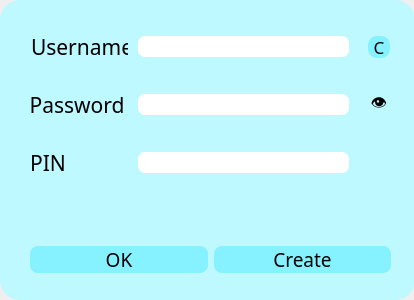
<?xml version="1.0" encoding="UTF-8"?>
<ui version="4.0">
 <class>Dialog</class>
 <widget class="QDialog" name="Dialog">
  <property name="geometry">
   <rect>
    <x>0</x>
    <y>0</y>
    <width>414</width>
    <height>300</height>
   </rect>
  </property>
  <property name="windowTitle">
   <string>Dialog</string>
  </property>
  <widget class="QFrame" name="frame">
   <property name="geometry">
    <rect>
     <x>0</x>
     <y>0</y>
     <width>415</width>
     <height>300</height>
    </rect>
   </property>
   <property name="font">
    <font>
     <family>Bahnschrift Light</family>
    </font>
   </property>
   <property name="styleSheet">
    <string notr="true">background-color: rgb(190, 249, 255);
border-radius: 20;</string>
   </property>
   <property name="frameShape">
    <enum>QFrame::StyledPanel</enum>
   </property>
   <property name="frameShadow">
    <enum>QFrame::Raised</enum>
   </property>
   <widget class="QWidget" name="horizontalLayoutWidget">
    <property name="geometry">
     <rect>
      <x>30</x>
      <y>220</y>
      <width>361</width>
      <height>80</height>
     </rect>
    </property>
    <layout class="QHBoxLayout" name="horizontalLayout">
     <item>
      <widget class="QPushButton" name="cancel_button">
       <property name="font">
        <font>
         <family>Bahnschrift Light</family>
         <pointsize>14</pointsize>
        </font>
       </property>
       <property name="styleSheet">
        <string notr="true">QPushButton{
background-color: rgba(0, 221, 255, 75);
border-radius:8px;
}
QPushButton:hover {
 background-color: rgba(0, 221, 255, 150);
}</string>
       </property>
       <property name="text">
        <string>OK</string>
       </property>
      </widget>
     </item>
     <item>
      <widget class="QPushButton" name="create_button">
       <property name="font">
        <font>
         <family>Bahnschrift Light</family>
         <pointsize>14</pointsize>
        </font>
       </property>
       <property name="styleSheet">
        <string notr="true">
QPushButton{
background-color: rgba(0, 221, 255, 75);
border-radius:8px;
}
QPushButton:hover {
 background-color: rgba(0, 221, 255, 150);
}</string>
       </property>
       <property name="text">
        <string>Create</string>
       </property>
      </widget>
     </item>
    </layout>
   </widget>
   <widget class="QLabel" name="error_label">
    <property name="geometry">
     <rect>
      <x>0</x>
      <y>200</y>
      <width>415</width>
      <height>20</height>
     </rect>
    </property>
    <property name="font">
     <font>
      <family>Bahnschrift Light</family>
      <pointsize>14</pointsize>
     </font>
    </property>
    <property name="text">
     <string/>
    </property>
    <property name="alignment">
     <set>Qt::AlignCenter</set>
    </property>
   </widget>
   <widget class="QLabel" name="label_2">
    <property name="geometry">
     <rect>
      <x>31</x>
      <y>92</y>
      <width>92</width>
      <height>25</height>
     </rect>
    </property>
    <property name="font">
     <font>
      <family>Bahnschrift Light</family>
      <pointsize>16</pointsize>
     </font>
    </property>
    <property name="text">
     <string>Password</string>
    </property>
    <property name="alignment">
     <set>Qt::AlignCenter</set>
    </property>
   </widget>
   <widget class="QLineEdit" name="user_lineEdit">
    <property name="geometry">
     <rect>
      <x>138</x>
      <y>36</y>
      <width>211</width>
      <height>21</height>
     </rect>
    </property>
    <property name="font">
     <font>
      <pointsize>12</pointsize>
     </font>
    </property>
    <property name="styleSheet">
     <string notr="true">background-color: rgb(255, 255, 255);
border-radius: 7px;</string>
    </property>
   </widget>
   <widget class="QLineEdit" name="password_lineEdit">
    <property name="geometry">
     <rect>
      <x>138</x>
      <y>94</y>
      <width>211</width>
      <height>21</height>
     </rect>
    </property>
    <property name="font">
     <font>
      <pointsize>12</pointsize>
     </font>
    </property>
    <property name="styleSheet">
     <string notr="true">background-color: rgb(255, 255, 255);
border-radius: 7px;</string>
    </property>
   </widget>
   <widget class="QPushButton" name="show_char_button">
    <property name="geometry">
     <rect>
      <x>368</x>
      <y>94</y>
      <width>22</width>
      <height>21</height>
     </rect>
    </property>
    <property name="font">
     <font>
      <family>Bahnschrift Light</family>
      <pointsize>12</pointsize>
      <stylestrategy>PreferAntialias</stylestrategy>
      <kerning>false</kerning>
     </font>
    </property>
    <property name="styleSheet">
     <string notr="true">QPushButton {
}
QPushButton:hover {
font-weight: 700;
}</string>
    </property>
    <property name="text">
     <string>👁</string>
    </property>
   </widget>
   <widget class="QLabel" name="label">
    <property name="geometry">
     <rect>
      <x>31</x>
      <y>34</y>
      <width>97</width>
      <height>25</height>
     </rect>
    </property>
    <property name="font">
     <font>
      <family>Bahnschrift Light</family>
      <pointsize>16</pointsize>
     </font>
    </property>
    <property name="text">
     <string>Username</string>
    </property>
   </widget>
   <widget class="QLabel" name="label_3">
    <property name="geometry">
     <rect>
      <x>31</x>
      <y>150</y>
      <width>34</width>
      <height>25</height>
     </rect>
    </property>
    <property name="font">
     <font>
      <family>Bahnschrift Light</family>
      <pointsize>16</pointsize>
     </font>
    </property>
    <property name="text">
     <string>PIN</string>
    </property>
    <property name="alignment">
     <set>Qt::AlignCenter</set>
    </property>
   </widget>
   <widget class="QPushButton" name="color_pick_button">
    <property name="geometry">
     <rect>
      <x>368</x>
      <y>36</y>
      <width>22</width>
      <height>22</height>
     </rect>
    </property>
    <property name="font">
     <font>
      <family>Bahnschrift Light</family>
      <pointsize>13</pointsize>
     </font>
    </property>
    <property name="styleSheet">
     <string notr="true">QPushButton{
background-color: rgba(0, 221, 255, 75);
border-radius:9;
}
QPushButton:hover {
 background-color: rgba(0, 221, 255, 150);
}</string>
    </property>
    <property name="text">
     <string>C</string>
    </property>
   </widget>
   <widget class="QLineEdit" name="pin_lineEdit">
    <property name="geometry">
     <rect>
      <x>138</x>
      <y>152</y>
      <width>211</width>
      <height>21</height>
     </rect>
    </property>
    <property name="font">
     <font>
      <pointsize>12</pointsize>
     </font>
    </property>
    <property name="styleSheet">
     <string notr="true">background-color: rgb(255, 255, 255);
border-radius: 7px;</string>
    </property>
   </widget>
  </widget>
 </widget>
 <resources/>
 <connections/>
</ui>
